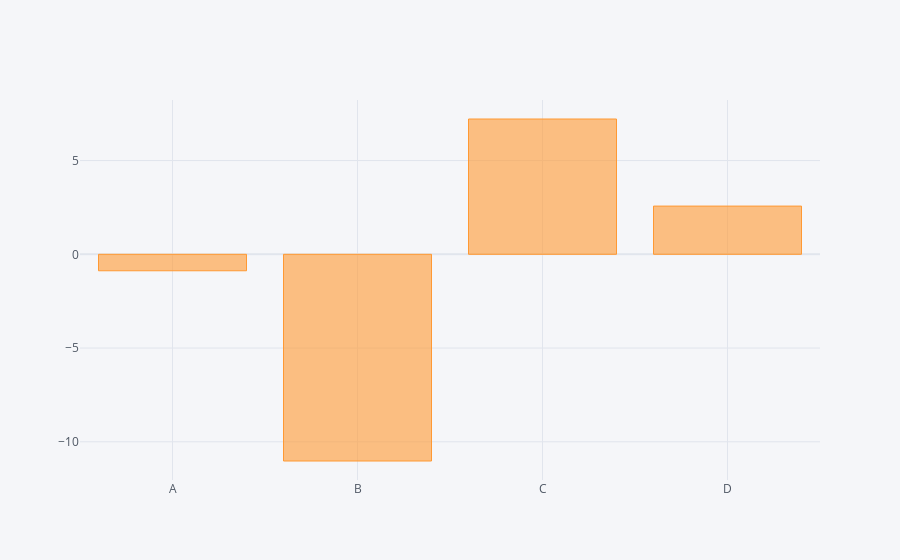

The cell this chart's notebook holds for it:
### Code cell
df.sum().iplot(kind = 'bar')

### Figure 1 — Plotly figure (JSON) as saved in the notebook; plotly's stock layout.template omitted (floating-point values rounded to 4 significant figures)
{"data": [{"marker": {"color": "rgba(255, 153, 51, 0.6)", "line": {"color": "rgba(255, 153, 51, 1.0)", "width": 1}}, "name": "None", "orientation": "v", "text": "", "type": "bar", "x": ["A", "B", "C", "D"], "y": [-0.8779, -11.02, 7.217, 2.572]}], "layout": {"legend": {"bgcolor": "#F5F6F9", "font": {"color": "#4D5663"}}, "paper_bgcolor": "#F5F6F9", "plot_bgcolor": "#F5F6F9", "title": {"font": {"color": "#4D5663"}}, "xaxis": {"gridcolor": "#E1E5ED", "showgrid": true, "tickfont": {"color": "#4D5663"}, "title": {"font": {"color": "#4D5663"}, "text": ""}, "zerolinecolor": "#E1E5ED"}, "yaxis": {"gridcolor": "#E1E5ED", "showgrid": true, "tickfont": {"color": "#4D5663"}, "title": {"font": {"color": "#4D5663"}, "text": ""}, "zerolinecolor": "#E1E5ED"}}}
